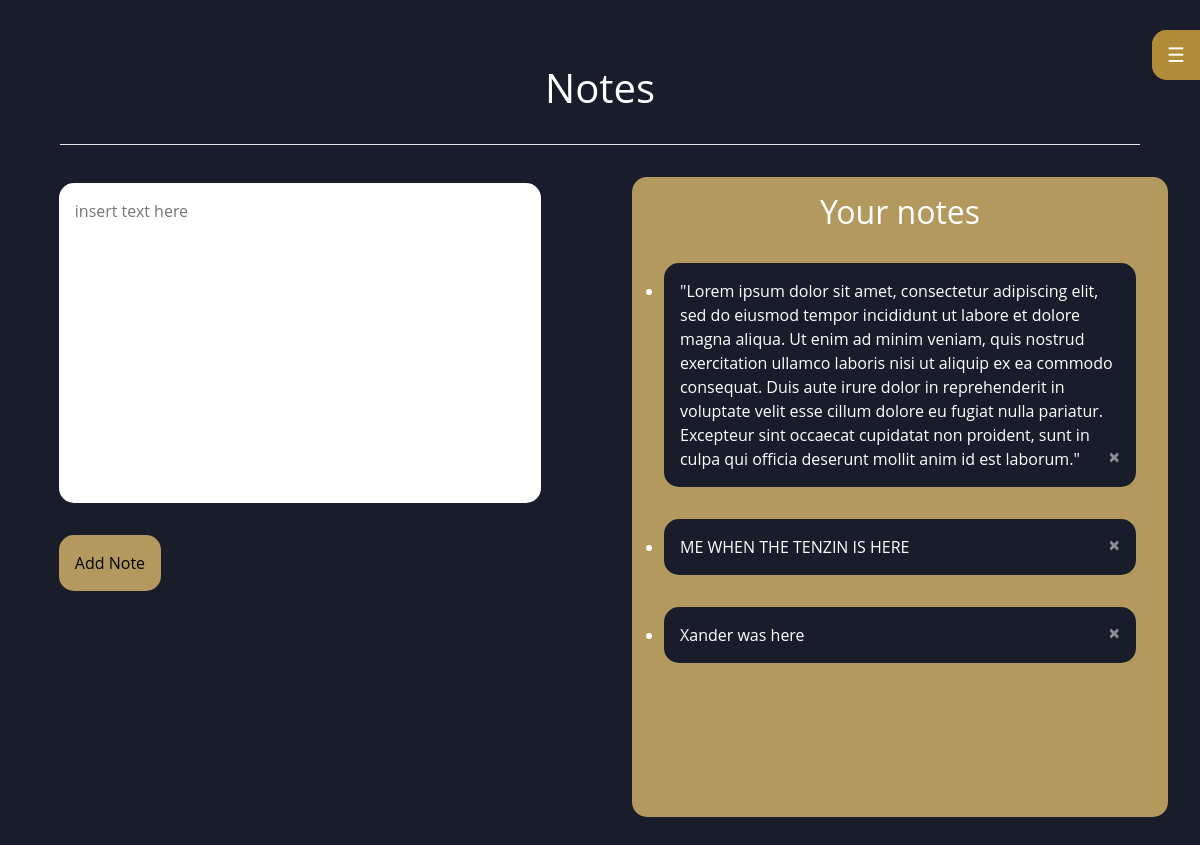
The app's page /notes (signed in) with its own data.
### templates/models.py (models this page shows)
class Note(db.Model):
    id = db.Column(db.Integer, primary_key=True)
    data = db.Column(db.String(10000))
    date = db.Column(db.DateTime(timezone=True), default=func.now())
    user_id = db.Column(db.Integer, db.ForeignKey('user.id'))

### templates/views.py (the view, shortened to what this page needs)
@views.route('/notes', methods = ['GET', 'POST'])
@login_required
def notes():
    return render_template("User_pages/notes.html", user=current_user)

### templates/__init__.py (called while the page is built)
def create_app():
    app = Flask(__name__)
    app.config['SECRET_KEY'] = 'hello'
    app.config['SQLALCHEMY_DATABASE_URI'] = f'sqlite:///{DB_NAME}'
    db.init_app(app)
    from .views import views
    from .auth import auth
    app.register_blueprint(views, url_prefix = '/')
    app.register_blueprint(auth, url_prefix = '/')
    from .models import User, Note
    login_manager = LoginManager()
    login_manager.login_view = 'auth.login'
    login_manager.init_app(app)
    @login_manager.user_loader
    def load_user(id):
        return User.query.get(int(id))
    with app.app_context():
        db.create_all()
    return app

### templates/templates/User_pages/notes.html (shortened to what this page needs)
{% extends "base.html" %}
{% block content %}
<html lang="en">
<head>
    <link rel="stylesheet" href="{{ url_for('static',filename='login-style.css') }}">
</head>
<body>
    <main>
        <h1 class="notes_header">Notes</h1>
        <hr>
        <div class="notes_page">
            <div class="post-notes">
                <form align="center" method="POST">
                    <textarea name="note" id="note" placname="note" id="note" placeholder="insert text here"eholder="insert text here"></textarea>
                    <div class="submit-button">
                        <button id="submit" type="submit">Add Note</button>
                    </div>
                </form>
            </div>
            <div class="user-notes">
                <h2>Your notes</h2>
                <ul id="notes">
                    {%for note in user.notes%}
                    <li class="notes">{{note.data}}
                        <button type="button" class="close" onclick="deleteNote({{note.id}})">
                            <span aria-hidden="true">&times;</span>
                        </button>
                    </li>
                    {%endfor%}
                </ul>
            </div>
        </div>
            <div id="main">
              <button class="openbtn" onclick="openNav()">☰</button>
            </div>
    </main>
</body>
</html>
{% endblock%}

### templates/templates/base.html (shortened to what this page needs)
<html lang="en">
<head>
    <link
      rel="stylesheet"
      href="https://stackpath.bootstrapcdn.com/bootstrap/4.4.1/css/bootstrap.min.css"
/>
    <link
      rel="stylesheet"
      href="https://stackpath.bootstrapcdn.com/font-awesome/4.7.0/css/font-awesome.min.css"
/>
    <link rel="stylesheet" href="{{ url_for('static',filename='styles.css') }}">
</head>
<body>
    <div id="main">
      <button class="openbtn" onclick="openNav()">☰</button>
    </div>
  <div>
    {% block content %}
    {% endblock%}
  </div>
</body>
</html>

### templates/static/styles.css (style rules this page uses)
* { margin: 0; padding: 0; }
:root { --color-primary: #191d2b; --color_darker: rgb(4, 4, 53); --color-gold: rgb(179, 153, 93); --color-white: #FFFFFF; --color-black: #000; --color-grey0: #f8f8f8; --color-grey-1: #dbe1e8; --color-grey-2: #b2becd; --color-grey-3: #6c7983; --color-grey-4: #454e56; --color-grey-5: #2a2e35; }
body, html { transition: all 0.4s ease-in-out; margin: 0; padding: 0; width: 100%; height: 100%; background: var(--color-primary); color: var(--color-white); font-family: 'Open Sans', sans-serif; overflow-x: hidden; }
hr { background-color: white; }
.openbtn { font-size: 20px; border-radius: 15px 0 0 15px; position: fixed; right: 0; top: 30px; cursor: pointer; background-color: rgb(177, 140, 56); color: var(--color-white); padding: 10px 15px; outline: none; border: none; }
#main { transition: margin-left .5s; padding: 16px; }
input[type=text], select, textarea { width: 100%; padding: 12px; border: 1px solid var(--color-primary); border-radius: 4px; box-sizing: border-box; margin-top: 6px; margin-bottom: 16px; resize: none }

### templates/static/login-style.css (style rules this page uses)
* { margin: 0; padding: 0; }
:root { --color-primary: #191d2b; --color_darker: rgb(4, 4, 53); --color-gold: rgb(179, 153, 93); --color-white: #FFFFFF; --color-black: #000; --color-grey0: #f8f8f8; --color-grey-1: #dbe1e8; --color-grey-2: #b2becd; --color-grey-3: #6c7983; --color-grey-4: #454e56; --color-grey-5: #2a2e35; }
body, html { transition: all 0.4s ease-in-out; margin: 0; padding: 0; width: 100%; background: var(--color-primary); color: var(--color-white); font-family: 'Open Sans', sans-serif; }
hr { width: 90%; margin: auto; }
.openbtn { font-size: 20px; border-radius: 15px 0 0 15px; position: fixed; right: 0; top: 30px; cursor: pointer; background-color: rgb(177, 140, 56); color: var(--color-white); padding: 10px 15px; outline: none; border: none; }
#main { transition: margin-left .5s; padding: 16px; }
.notes_header { text-align: center; margin: 2rem; }
.notes_page { display: grid; grid-template-columns: 1fr 1fr; }
.post-notes { height: 80vh; margin: 2rem; }
.post-notes textarea { width: 90%; height: 40vh; resize: none; border: var(--color-gold); border-radius: 15px; padding: 1rem; font-family: 'Open Sans', sans-serif; outline: none; }
.post-notes .submit-button { text-align: left; }
.post-notes #submit { margin-top: 1rem; margin-left: 5%; padding: 1rem; background-color: var(--color-gold); border-radius: 15px; border: none; }
.user-notes { background-color: var(--color-gold); border-radius: 15px; height: 80vh; margin: 2rem; overflow-y: scroll; }
.user-notes h2 { text-align: center; margin: 1rem; }
.notes { margin: 2rem; background-color: var(--color-primary); border-radius: 15px; padding: 1rem; }
.notes .close { background-color: var(--color-primary); color: var(--color-white); font-size: 20px; float: right; border: none; top: 50%; }

### records on screen
Note: data "\"Lorem ipsum dolor sit amet, consectetur adipiscing elit, sed do eiusmod tempor incididunt ut labore et dolore magna aliqua. Ut enim ad minim veniam, quis nostrud exercitation ullamco laboris nisi ut aliquip ex ea commodo consequat. Duis aute irure dolor in reprehenderit in voluptate velit esse cillum dolore eu fugiat nulla pariatur. Excepteur sint occaecat cupidatat non proident, sunt in culpa qui officia deserunt mollit anim id est laborum.\""
Note: data "ME WHEN THE TENZIN IS HERE"
Note: data "Xander was here"
